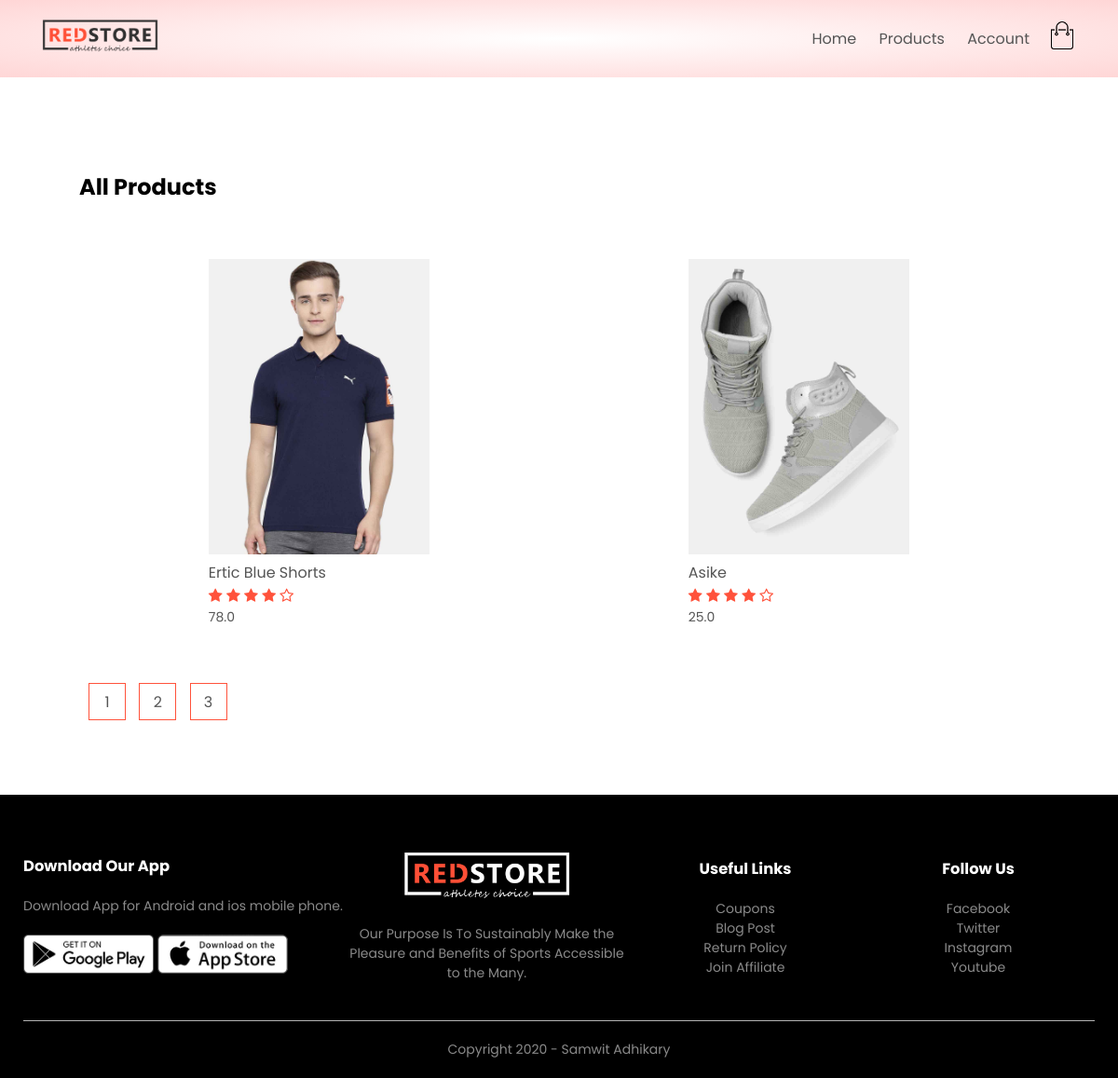
/list_products/, run on the app's committed database.
### products/models.py (models this page shows, shortened)
class product(models.Model):
    LIVE=1
    DELETE=0
    DELETE_CHOICE=((LIVE,'Live'),(DELETE,'Delete'))
    title=models.CharField(max_length=200)
    price=models.FloatField()
    describtion=models.TextField()
    image=models.ImageField(upload_to='')
    priority=models.IntegerField(default=0)
    delete_status=models.IntegerField(choices=DELETE_CHOICE,default=LIVE)
    created_at=models.DateTimeField(auto_now_add=True)
    updated_at=models.DateTimeField(auto_now=True)

### products/views.py (the view)
# urls.py: path('list_products/', views.list_products, name='list_products'),
def list_products(request):
    page=0
    if request.GET:
        page=request.GET.get('page',1)
    product_list=product.objects.order_by('priority')
    product_Paginator=Paginator(product_list,2)
    product_list=product_Paginator.get_page(page)
    context={'products':product_list}
    return render(request,'products.html',context)

### products/templatetags/chunks.py (called while the page is built)
@register.filter(name='chunks')
def chunks(list_data,chunk_size):
    chunk=[]
    i=0
    for data in list_data:
        chunk.append(data)
        i+=1
        if i==chunk_size:
            yield chunk
            chunk=[]
    if chunk:
        yield chunk

### templates/products.html
{% extends 'blank_layout.html' %}
{% block content %}
{% include 'products_list.html' %}
{% endblock content %}

### templates/blank_layout.html (shortened to what this page needs)
{% load static %}
<!DOCTYPE html>
<html lang="en">
<head>
    <link rel="stylesheet" href="{% static 'css/style.css' %}">
    <link rel="stylesheet" href="https://stackpath.bootstrapcdn.com/font-awesome/4.7.0/css/font-awesome.min.css">
</head>
<body>
<div class="header">
    <div class="container">
        {% include 'menu.html' %}
    </div>
</div>
    {% block content %}
    {% endblock content %}
    <div class="footer">
        <div class="container">
            <div class="row">
                <div class="footer-col-1">
                    <h3>Download Our App</h3>
                    <p>Download App for Android and ios mobile phone.</p>
                    <div class="app-logo">
                        <img src="{% static 'images/play-store.png' %}">
                        <img src="{% static 'images/app-store.png' %}">
                    </div>
                </div>
                <div class="footer-col-2">
                    <img src="{% static 'images/logo-white.png' %}">
                    <p>Our Purpose Is To Sustainably Make the Pleasure and Benefits of Sports Accessible to the Many.
                    </p>
                </div>
                <div class="footer-col-3">
                    <h3>Useful Links</h3>
                    <ul>
                        <li>Coupons</li>
                        <li>Blog Post</li>
                        <li>Return Policy</li>
                        <li>Join Affiliate</li>
                    </ul>
                </div>
                <div class="footer-col-4">
                    <h3>Follow Us</h3>
                    <ul>
                        <li>Facebook</li>
                        <li>Twitter</li>
                        <li>Instagram</li>
                        <li>Youtube</li>
                    </ul>
                </div>
            </div>
            <hr>
            <p class="copyright">Copyright 2020 - Samwit Adhikary</p>
        </div>
    </div>
</body>
</html>

### templates/menu.html (shortened to what this page needs)
{% load static %}
<div class="navbar">
    <div class="logo">
        <a href="index.html"><img src="{% static 'images/logo.png' %}" alt="logo" width="125px"></a>
    </div>
    <nav>
        <ul id="MenuItems">
            <li><a href="{% url 'home' %}">Home</a></li>
            <li><a href="{% url 'list_products' %}">Products</a></li>
            <li><a href="{% url 'account' %}">Account</a></li>
        </ul>
    </nav>
    <a href="{% url 'cart' %}"><img src="{% static 'images/cart.png' %}" width="30px" height="30px"></a>
</div>

### templates/products_list.html
{% load static %}
{% load chunks %}
<div class="small-container">
    <div class="row row-2">
        <h2>All Products</h2>
    </div>
    {% for product_chunks in products|chunks:4 %}
    <div class="row">
        {% for product in product_chunks %}
        <div class="col-4">
            <a href="{% url 'detail_product' product.id %}"><img src="{{ product.image.url }}"></a>
            <h4>{{product.title}}</h4>
            <div class="rating">
                <i class="fa fa-star"></i>
                <i class="fa fa-star"></i>
                <i class="fa fa-star"></i>
                <i class="fa fa-star"></i>
                <i class="fa fa-star-o"></i>
            </div>
            <p>{{ product.price}}</p>
        </div>
        {% endfor %}
    </div>
    {% endfor %}
    <div class="page-btn">
        {% for i in products.paginator.page_range  %}
        <a href="?page={{i}}"><span>{{i}}</span></a>
        {%endfor%}
    </div>
</div>

### static/css/style.css (style rules this page uses)
* { margin: 0; padding: 0; box-sizing: border-box; }
body { font-family: 'Poppins', sans-serif; }
.navbar { display: flex; align-items: center; padding: 20px; }
nav { flex: 1; text-align: right; }
nav ul { display: inline-block; list-style-type: none; }
nav ul li { display: inline-block; margin-right: 20px; }
a { text-decoration: none; color: #555; }
p { color: #555; }
.container { max-width: 1300px; margin: auto; padding-left: 25px; padding-right: 25px; }
.row { display: flex; align-items: center; flex-wrap: wrap; justify-content: space-around; }
.header { background: radial-gradient(#fff,#ffd6d6); }
.small-container { max-width: 1080px; margin: auto; padding-left: 25px; padding-right: 25px; }
.col-4 { flex-basis: 25%; padding: 10px; min-width: 200px; margin-bottom: 50px; transition: transform 0.5s; }
.col-4 img { width: 100%; }
h4 { color: #555; font-weight: normal; }
.col-4 p { font-size: 14px; }
.rating .fa { color: #ff523b; }
.footer { background: black; color: #8a8a8a; font-size: 14px; padding: 60px 0 20px; }
.footer p { color: #8a8a8a; }
.footer h3 { color: #fff; margin-bottom: 20px; }
.footer-col-1, .footer-col-2, .footer-col-3, .footer-col-4 { min-width: 250px; margin-bottom: 20px; }
.footer-col-1 { flex-basis: 30%; }
.footer-col-2 { flex: 1; text-align: center; }
.footer-col-2 img { width: 180px; margin-bottom: 20px; }
.footer-col-3, .footer-col-4 { flex-basis: 12%; text-align: center; }
ul { list-style-type: none; }
.app-logo { margin-top: 20px; }
.app-logo img { width: 140px; }
.footer hr { border: none; background: #b5b5b5; height: 1px; margin: 20px 0; }
.copyright { text-align: center; }
.row-2 { justify-content: space-between; margin: 100px auto 50px; }
.page-btn { margin: 0 auto 80px; }
.page-btn span { display: inline-block; border: 1px solid #ff523b; margin-left: 10px; width: 40px; height: 40px; text-align: center; line-height: 40px; cursor: pointer; }

### data on the page
product: image (picture), title "Ertic Blue Shorts", price "78.0"
product: image (picture), title "Asike", price "25.0"

### other printed values
{{ i }} "1" "2" "3"
